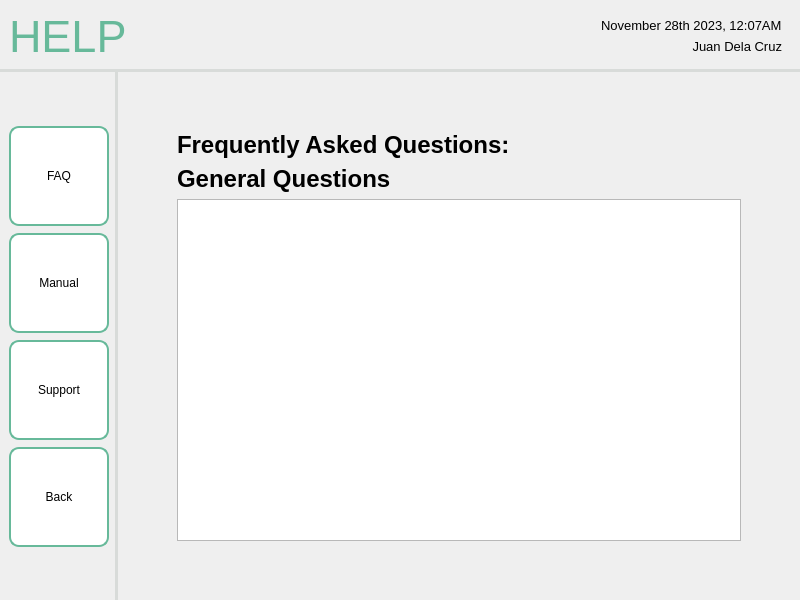
<?xml version="1.0" encoding="UTF-8"?>
<ui version="4.0">
 <class>MainWindow</class>
 <widget class="QMainWindow" name="MainWindow">
  <property name="geometry">
   <rect>
    <x>0</x>
    <y>0</y>
    <width>800</width>
    <height>600</height>
   </rect>
  </property>
  <property name="windowTitle">
   <string>MainWindow</string>
  </property>
  <widget class="QWidget" name="centralwidget">
   <layout class="QHBoxLayout" name="horizontalLayout">
    <property name="leftMargin">
     <number>0</number>
    </property>
    <property name="topMargin">
     <number>0</number>
    </property>
    <property name="rightMargin">
     <number>0</number>
    </property>
    <property name="bottomMargin">
     <number>0</number>
    </property>
    <item>
     <widget class="QFrame" name="frame">
      <property name="sizePolicy">
       <sizepolicy hsizetype="Preferred" vsizetype="Preferred">
        <horstretch>0</horstretch>
        <verstretch>0</verstretch>
       </sizepolicy>
      </property>
      <property name="frameShape">
       <enum>QFrame::NoFrame</enum>
      </property>
      <property name="frameShadow">
       <enum>QFrame::Plain</enum>
      </property>
      <layout class="QGridLayout" name="gridLayout_4">
       <property name="leftMargin">
        <number>0</number>
       </property>
       <property name="topMargin">
        <number>0</number>
       </property>
       <property name="rightMargin">
        <number>0</number>
       </property>
       <property name="bottomMargin">
        <number>0</number>
       </property>
       <property name="spacing">
        <number>0</number>
       </property>
       <item row="1" column="0">
        <widget class="QWidget" name="navBar_3" native="true">
         <property name="sizePolicy">
          <sizepolicy hsizetype="Fixed" vsizetype="Preferred">
           <horstretch>0</horstretch>
           <verstretch>0</verstretch>
          </sizepolicy>
         </property>
         <property name="styleSheet">
          <string notr="true">QWidget {
    border-right: 3px solid #D8DBD9;
}
</string>
         </property>
         <layout class="QVBoxLayout" name="verticalLayout_9">
          <property name="spacing">
           <number>7</number>
          </property>
          <item>
           <spacer name="verticalSpacer_8">
            <property name="orientation">
             <enum>Qt::Vertical</enum>
            </property>
            <property name="sizeHint" stdset="0">
             <size>
              <width>20</width>
              <height>40</height>
             </size>
            </property>
           </spacer>
          </item>
          <item>
           <widget class="QPushButton" name="addUserButton">
            <property name="minimumSize">
             <size>
              <width>100</width>
              <height>100</height>
             </size>
            </property>
            <property name="maximumSize">
             <size>
              <width>100</width>
              <height>100</height>
             </size>
            </property>
            <property name="styleSheet">
             <string notr="true">QPushButton {
    background-color: white;
    border: 2px solid #67B99A;
    color: black;
    padding: 8px 16px;
    border-radius: 10px;
}

QPushButton:hover {
    border: 2px solid #4D926D;
}

QPushButton:pressed {
	background-color: #F0F0F0;
	border: 2px solid #265C42;
}

</string>
            </property>
            <property name="text">
             <string>FAQ</string>
            </property>
           </widget>
          </item>
          <item>
           <widget class="QPushButton" name="editUserButton_3">
            <property name="minimumSize">
             <size>
              <width>100</width>
              <height>100</height>
             </size>
            </property>
            <property name="maximumSize">
             <size>
              <width>100</width>
              <height>100</height>
             </size>
            </property>
            <property name="layoutDirection">
             <enum>Qt::LeftToRight</enum>
            </property>
            <property name="styleSheet">
             <string notr="true">QPushButton {
    background-color: white;
    border: 2px solid #67B99A;
    color: black;
    padding: 8px 16px;
    border-radius: 10px;
}

QPushButton:hover {
    border: 2px solid #4D926D;
}

QPushButton:pressed {
	background-color: #F0F0F0;
	border: 2px solid #265C42;
}</string>
            </property>
            <property name="text">
             <string>Manual</string>
            </property>
            <property name="autoRepeat">
             <bool>false</bool>
            </property>
            <property name="autoExclusive">
             <bool>false</bool>
            </property>
           </widget>
          </item>
          <item>
           <widget class="QPushButton" name="pushButton_3">
            <property name="minimumSize">
             <size>
              <width>100</width>
              <height>100</height>
             </size>
            </property>
            <property name="maximumSize">
             <size>
              <width>100</width>
              <height>100</height>
             </size>
            </property>
            <property name="styleSheet">
             <string notr="true">QPushButton {
    background-color: white;
    border: 2px solid #67B99A;
    color: black;
    padding: 8px 16px;
    border-radius: 10px;
}

QPushButton:hover {
    border: 2px solid #4D926D;
}

QPushButton:pressed {
	background-color: #F0F0F0;
	border: 2px solid #265C42;
}</string>
            </property>
            <property name="text">
             <string>Support</string>
            </property>
           </widget>
          </item>
          <item>
           <widget class="QPushButton" name="backButton_3">
            <property name="sizePolicy">
             <sizepolicy hsizetype="Fixed" vsizetype="Fixed">
              <horstretch>0</horstretch>
              <verstretch>0</verstretch>
             </sizepolicy>
            </property>
            <property name="minimumSize">
             <size>
              <width>100</width>
              <height>100</height>
             </size>
            </property>
            <property name="maximumSize">
             <size>
              <width>100</width>
              <height>100</height>
             </size>
            </property>
            <property name="font">
             <font>
              <pointsize>9</pointsize>
             </font>
            </property>
            <property name="styleSheet">
             <string notr="true">QPushButton {
    background-color: white;
    border: 2px solid #67B99A;
    color: black;
    padding: 8px 16px;
    border-radius: 10px;
}

QPushButton:hover {
    border: 2px solid #4D926D;
}

QPushButton:pressed {
	background-color: #F0F0F0;
	border: 2px solid #265C42;
}</string>
            </property>
            <property name="text">
             <string>Back</string>
            </property>
            <property name="icon">
             <iconset resource="../../assets/resourceFile.qrc">
              <normaloff>:/logos/Icons/entypo_back.png</normaloff>:/logos/Icons/entypo_back.png</iconset>
            </property>
            <property name="autoRepeat">
             <bool>false</bool>
            </property>
           </widget>
          </item>
          <item>
           <spacer name="verticalSpacer_9">
            <property name="orientation">
             <enum>Qt::Vertical</enum>
            </property>
            <property name="sizeHint" stdset="0">
             <size>
              <width>20</width>
              <height>40</height>
             </size>
            </property>
           </spacer>
          </item>
         </layout>
        </widget>
       </item>
       <item row="0" column="0" colspan="2">
        <widget class="QWidget" name="header_3" native="true">
         <property name="styleSheet">
          <string notr="true">QWidget {
    border-bottom: 3px solid #D8DBD9; 
}
</string>
         </property>
         <layout class="QHBoxLayout" name="horizontalLayout_15">
          <item>
           <widget class="QLabel" name="titleLabel_3">
            <property name="font">
             <font>
              <pointsize>-1</pointsize>
             </font>
            </property>
            <property name="layoutDirection">
             <enum>Qt::LeftToRight</enum>
            </property>
            <property name="styleSheet">
             <string notr="true">QLabel {
    color: #67B99A;
    font-size: 45px;
}</string>
            </property>
            <property name="text">
             <string>HELP</string>
            </property>
            <property name="scaledContents">
             <bool>false</bool>
            </property>
           </widget>
          </item>
          <item>
           <spacer name="horizontalSpacer_4">
            <property name="orientation">
             <enum>Qt::Horizontal</enum>
            </property>
            <property name="sizeHint" stdset="0">
             <size>
              <width>40</width>
              <height>20</height>
             </size>
            </property>
           </spacer>
          </item>
          <item>
           <widget class="QFrame" name="systemLabel_3">
            <layout class="QVBoxLayout" name="verticalLayout_14">
             <item>
              <widget class="QLabel" name="sysTimeDate_3">
               <property name="font">
                <font>
                 <pointsize>10</pointsize>
                </font>
               </property>
               <property name="styleSheet">
                <string notr="true">QLabel {
    color: black;
}</string>
               </property>
               <property name="text">
                <string>November 28th 2023, 12:07AM</string>
               </property>
              </widget>
             </item>
             <item>
              <widget class="QLabel" name="userName_3">
               <property name="font">
                <font>
                 <pointsize>10</pointsize>
                </font>
               </property>
               <property name="styleSheet">
                <string notr="true">QLabel {
    color: black;
}</string>
               </property>
               <property name="text">
                <string>Juan Dela Cruz</string>
               </property>
               <property name="alignment">
                <set>Qt::AlignRight|Qt::AlignTrailing|Qt::AlignVCenter</set>
               </property>
              </widget>
             </item>
            </layout>
           </widget>
          </item>
         </layout>
        </widget>
       </item>
       <item row="1" column="1">
        <widget class="QWidget" name="mainContent" native="true">
         <layout class="QVBoxLayout" name="verticalLayout_10">
          <property name="leftMargin">
           <number>50</number>
          </property>
          <property name="topMargin">
           <number>50</number>
          </property>
          <property name="rightMargin">
           <number>50</number>
          </property>
          <property name="bottomMargin">
           <number>50</number>
          </property>
          <item>
           <widget class="QScrollArea" name="scrollArea">
            <property name="frameShape">
             <enum>QFrame::NoFrame</enum>
            </property>
            <property name="widgetResizable">
             <bool>true</bool>
            </property>
            <widget class="QWidget" name="scrollAreaWidgetContents">
             <property name="geometry">
              <rect>
               <x>0</x>
               <y>0</y>
               <width>578</width>
               <height>405</height>
              </rect>
             </property>
             <layout class="QVBoxLayout" name="verticalLayout_2">
              <item>
               <widget class="QLabel" name="label">
                <property name="font">
                 <font>
                  <pointsize>18</pointsize>
                  <bold>true</bold>
                 </font>
                </property>
                <property name="text">
                 <string>Frequently Asked Questions:</string>
                </property>
               </widget>
              </item>
              <item>
               <widget class="QLabel" name="label_2">
                <property name="font">
                 <font>
                  <pointsize>18</pointsize>
                  <bold>true</bold>
                 </font>
                </property>
                <property name="text">
                 <string>General Questions</string>
                </property>
               </widget>
              </item>
              <item>
               <widget class="QListView" name="listView"/>
              </item>
             </layout>
            </widget>
           </widget>
          </item>
         </layout>
        </widget>
       </item>
      </layout>
     </widget>
    </item>
   </layout>
  </widget>
 </widget>
 <resources>
  <include location="../../assets/resourceFile.qrc"/>
 </resources>
 <connections/>
</ui>
